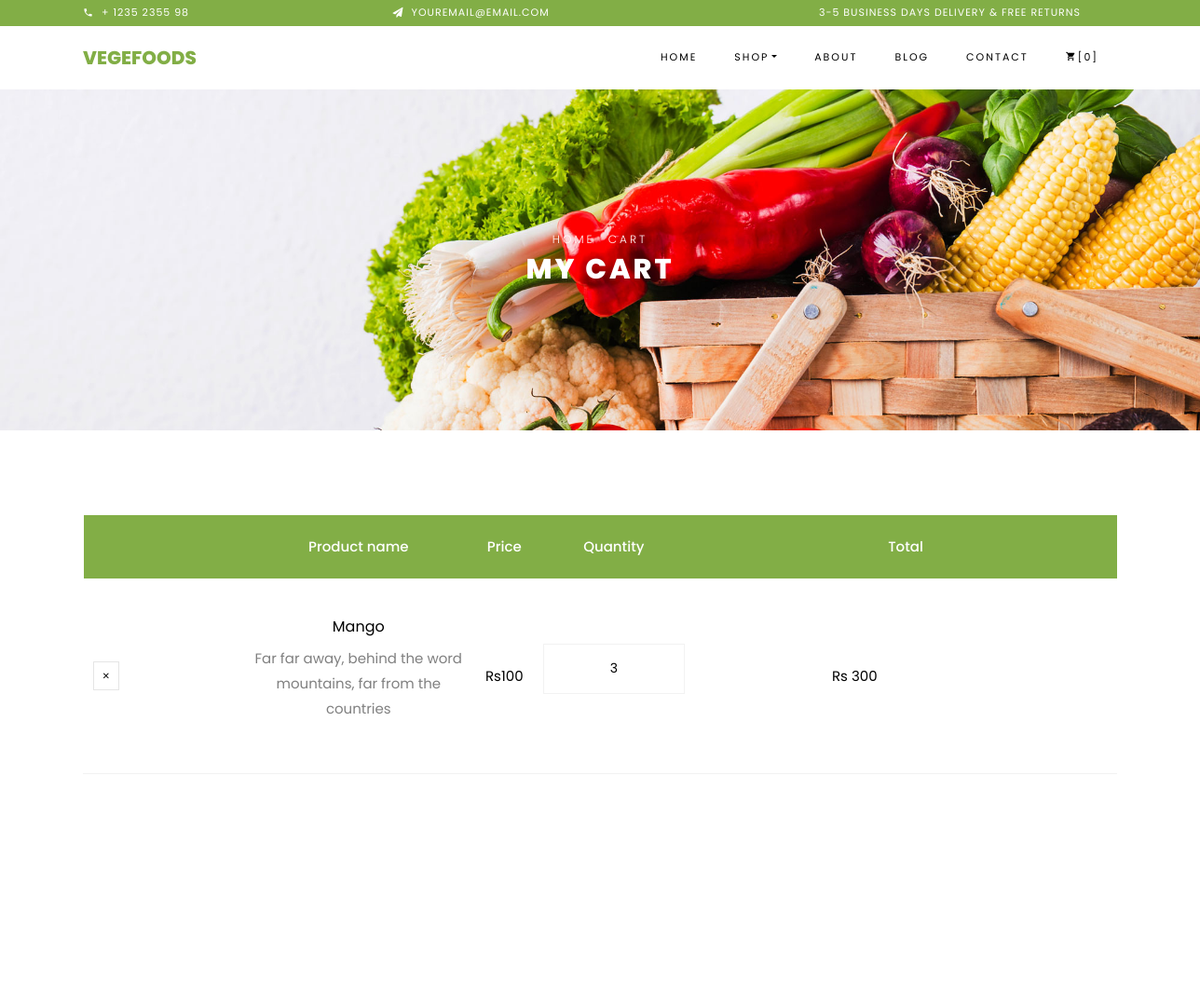
Before: /cart/ (upper part) with the older database file.
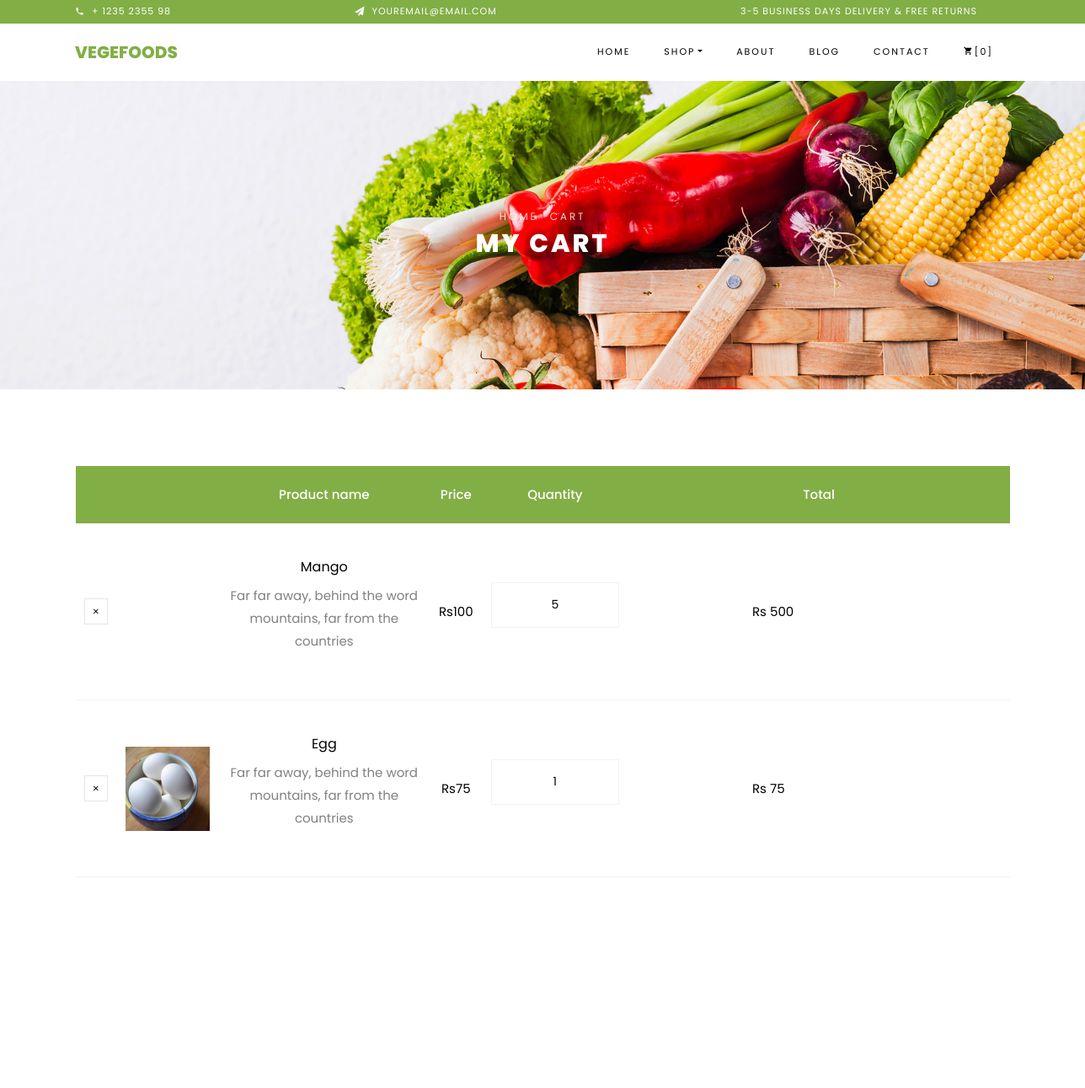
After: the same page with the newer database file.
### shop/models.py (models this page shows)
class Cart(models.Model):
    product = models.ForeignKey(Product, on_delete=models.CASCADE, null=True)
    quantity = models.IntegerField(default=0)
    product_image = models.CharField(max_length=100)
    is_ordered = models.BooleanField(default=False)

class Product(models.Model):
    product_name = models.CharField(max_length=100)
    supplier = models.ForeignKey(Supplier, on_delete=models.CASCADE, null=True)
    description = models.CharField(max_length=150)
    product_price = models.IntegerField(default=0)
    out_of_stock = models.BooleanField(default=False)
    category = models.CharField(max_length=100)
    product_image = models.CharField(max_length=100)

### shop/views.py (the view)
# urls.py: path('cart/', views.cart_view,name='cart'),
def cart_view(request):
    cart_data = Cart.objects.filter(is_ordered=False)
    total_bill = int(0)
    for j in cart_data:
        total_bill += j.quantity*int(j.product.product_price)
    return render(request,'cart.html',{'cdata':cart_data,'stbill':total_bill})

### templates/cart.html (shortened to what this page needs)
{% load static %}
{% static "images" as BaseUrl%}
<!DOCTYPE html>
<html lang="en">
  <head>
    <link rel="stylesheet" href="{% static 'css/open-iconic-bootstrap.min.css'%}">
    <link rel="stylesheet" href="{% static 'css/animate.css'%}">
    <link rel="stylesheet" href="{% static 'css/owl.carousel.min.css'%}">
    <link rel="stylesheet" href="{% static 'css/owl.theme.default.min.css'%}">
    <link rel="stylesheet" href="{% static 'css/magnific-popup.css'%}">
    <link rel="stylesheet" href="{% static 'css/aos.css'%}">
    <link rel="stylesheet" href="{% static 'css/ionicons.min.css'%}">
    <link rel="stylesheet" href="{% static 'css/bootstrap-datepicker.css'%}">
    <link rel="stylesheet" href="{% static 'css/jquery.timepicker.css'%}">
    <link rel="stylesheet" href="{% static 'css/flaticon.css'%}">
    <link rel="stylesheet" href="{% static 'css/icomoon.css'%}">
    <link rel="stylesheet" href="{% static 'css/style.css'%}">
  </head>
  <body class="goto-here">
		<div class="py-1 bg-primary">
    	<div class="container">
    		<div class="row no-gutters d-flex align-items-start align-items-center px-md-0">
	    		<div class="col-lg-12 d-block">
		    		<div class="row d-flex">
		    			<div class="col-md pr-4 d-flex topper align-items-center">
					    	<div class="icon mr-2 d-flex justify-content-center align-items-center"><span class="icon-phone2"></span></div>
						    <span class="text">+ 1235 2355 98</span>
					    </div>
					    <div class="col-md pr-4 d-flex topper align-items-center">
					    	<div class="icon mr-2 d-flex justify-content-center align-items-center"><span class="icon-paper-plane"></span></div>
						    <span class="text">youremail@email.com</span>
					    </div>
					    <div class="col-md-5 pr-4 d-flex topper align-items-center text-lg-right">
						    <span class="text">3-5 Business days delivery &amp; Free Returns</span>
					    </div>
				    </div>
			    </div>
		    </div>
		  </div>
    </div>
    <nav class="navbar navbar-expand-lg navbar-dark ftco_navbar bg-dark ftco-navbar-light" id="ftco-navbar">
	    <div class="container">
	      <a class="navbar-brand" href="index.html">Vegefoods</a>
	      <div class="collapse navbar-collapse" id="ftco-nav">
	        <ul class="navbar-nav ml-auto">
	          <li class="nav-item"><a href="{% url 'home' %}" class="nav-link">Home</a></li>
	          <li class="nav-item active dropdown">
              <a class="nav-link dropdown-toggle" href="{% url 'shop' %}" id="dropdown04" data-toggle="dropdown" aria-haspopup="true" aria-expanded="false">Shop</a>
            </li>
	          <li class="nav-item"><a href="about.html" class="nav-link">About</a></li>
	          <li class="nav-item"><a href="blog.html" class="nav-link">Blog</a></li>
	          <li class="nav-item"><a href="contact.html" class="nav-link">Contact</a></li>
	          <li class="nav-item cta cta-colored"><a href="{% url 'cart' %}" class="nav-link"><span class="icon-shopping_cart"></span>[0]</a></li>
	        </ul>
	      </div>
	    </div>
	  </nav>
    <div class="hero-wrap hero-bread" style="background-image: url({{BaseUrl}}/bg_1.jpg);">
      <div class="container">
        <div class="row no-gutters slider-text align-items-center justify-content-center">
          <div class="col-md-9 ftco-animate text-center">
          	<p class="breadcrumbs"><span class="mr-2"><a href="index.html">Home</a></span> <span>Cart</span></p>
            <h1 class="mb-0 bread">My Cart</h1>
          </div>
        </div>
      </div>
    </div>
	<form action="{% url 'checkout' %}">
    <section class="ftco-section ftco-cart">
			<div class="container">
				<div class="row">
    			<div class="col-md-12 ftco-animate">
    				<div class="cart-list">
	    				<table class="table">
						    <thead class="thead-primary">
						      <tr class="text-center">
						        <th>&nbsp;</th>
						        <th>&nbsp;</th>
						        <th>Product name</th>
						        <th>Price</th>
						        <th>Quantity</th>
						        <th>Total</th>
						      </tr>
						    </thead>
						    <tbody>
							{%for x in cdata %}
						      <tr class="text-center">
						        <td class="product-remove"><a href="{%url 'delete_cart_item' p=x.id %}"><span class="ion-ios-close"></span></a></td>
						        <td class="image-prod"><div class="img" style="background-image:url({{BaseUrl}}/{{x.product_image}});"></div></td>
						        <td class="product-name">
						        	<h3>{{x.product.product_name}}</h3>
						        	<p>Far far away, behind the word mountains, far from the countries</p>
						        </td>
						        <td class="price ">Rs{{x.product.product_price}}</td>
						        <td class="quantity">
						        	<div class="input-group mb-3">
					             	<input id="{{x.product.product_name}}" type="text" name="{{x.product.product_name}}quantity" oninput="handler()" class="quantity form-control input-number" value="{{x.quantity}}" min="1" max="100">
					          	</div>
					          </td>
						        <td class="total ">
                                    <input type ="text"name="{{x.product.product_name}}price" style="border:none ; margin-left:135px" value="Rs {{x.quantity}}*{{x.product.product_price}}"class="{{x.product.product_name}}">
                                </td>
						      </tr>
							  {%endfor%}
						    </tbody>
						  </table>
					  </div>
    			</div>
    		</div>
    		<div class="row justify-content-end">
				</form>
  </body>
</html>

### static/css/icomoon.css (style rules this page uses)
[class^="icon-"], [class*=" icon-"] { font-family: 'icomoon' !important; speak: none; font-style: normal; font-weight: normal; font-variant: normal; text-transform: none; line-height: 1; -webkit-font-smoothing: antialiased; -moz-osx-font-smoothing: grayscale; }
.icon-paper-plane:before { content: "\f1d8"; }
.icon-phone2:before { content: "\e0cd"; }
.icon-shopping_cart:before { content: "\e8cc"; }

Changed rows visible on the page:
changed Cart "Mango": quantity "3" → "5"; quantity "Rs 300" → "Rs 500"
added Cart: product_image (picture), product.product_name "Egg", product.product_price "75", quantity "1", quantity "Rs 75"
